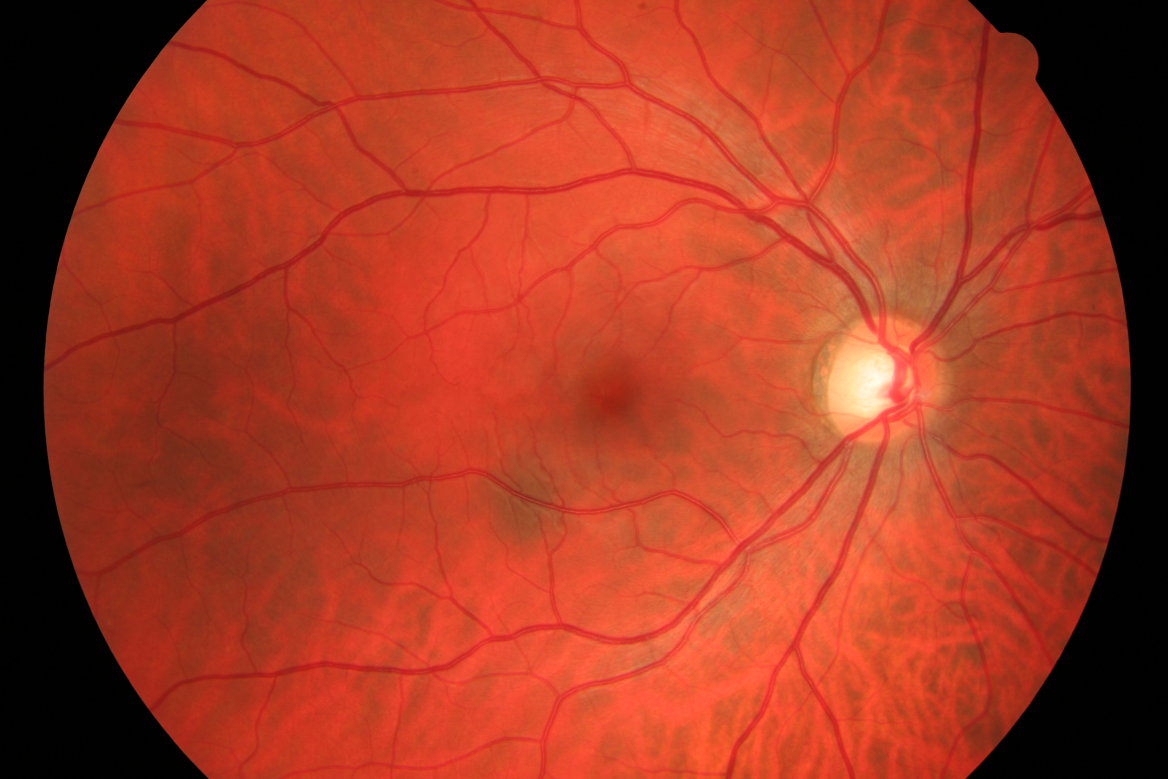
%> input picture dataset/01_h.jpg, 3504 x 2336 px (shown at 1/3 size)
$ octave run.m   (GNU Octave 9; MATLAB toolbox functions it lacks are replaced by stand-ins)
%> lines starting %> are read from the running program, lines starting %| are printed output that depends on the picture; in (x1, y1, x2, y2) boxes, pixels count from 0 and x2, y2 are one past the last pixel; in counts of white or black regions, pixels touching at a corner belong together; the program's own positions count from 1
### reduce.m
function I_new=reduce(I_old,a)
%% cpu implementation for reduce operator
%1d kernel filter
g=[0.25-a/2;0.25;a;0.25;0.25-a/2];
M=size(I_old);                        %define sizes
% frame for boundary conditions
A=zeros(M(1)+4, M(2)+4);
N=size(A);
% put image into frame
A(3:N(1)-2, 3:N(2)-2)=I_old;                    %boundary conditions
%left boundary (reflecting BC)
A(1,:)=A(4,:);
A(2,:)=A(3,:);
%upper boundary
A(:,1)=A(:,4);
A(:,2)=A(:,3);
%right boundary
A(N(1),:)=A(N(1)-3,:);
A(N(1)-1,:)=A(N(1)-2,:);
%lower boundary
A(:,N(2))=A(:,N(2)-3);
A(:,N(2)-1)=A(:,N(2)-2);
% 2 steb convolution with 1d kernel
% use separability of g-> (g*g)*I= g*(g*f)
A1 = conv2(A,g,'same');                         %convolution
A2 = conv2(A1,g','same');
%remove frame + upsampling
I_new= A2(4:2:end-2,4:2:end-2);                 %upsampling
end

### expand.m
function I_new=expand(I_old,a)
%% cpu implementation for expand operator
%1d kernel filters for 4 cases
g_uu=[0.25;0.25];                     %filter kernels
g1_ug=[0.25;0.25];
g2_ug=[0.25-a/2;a;0.25-a/2];
g_gg=[0.25-a/2;a;0.25-a/2];

M=size(I_old);
I_new=zeros(2*M(1),2*M(2));           %define sizes
% frame for boundary conditions
A=zeros(M(1)+2, M(2)+2);
N=size(A);
% put image into frame
A(2:N(1)-1, 2:N(2)-1)=I_old;
%left boundary (reflecting BC)
A(1,:)=A(2,:);
%upper boundary
A(:,1)=A(:,2);
%right boundary
A(N(1),:)=A(N(1)-1,:);
%lower boundary
A(:,N(2))=A(:,N(2)-1);
% 2 steb convolution with 1d kernels
% use separability of g-> (g*g)*I= g*(g*f)
%even/even
A1=conv2(A,g_gg,'same');
A2=conv2(A1,g_gg','same');
A3=A2(2:M(1)+1,2:M(2)+1);
I_new(2:2:end,2:2:end)=4*A3;
%odd/odd
A1=conv2(A,g_uu,'same');
A2=conv2(A1,g_uu','same');
A3=A2(1:M(1),1:M(2));
I_new(1:2:end,1:2:end)=4*A3;
%even/odd
A1=conv2(A,g1_ug,'same');
A2=conv2(A1,g2_ug','same');
A3=A2(1:M(1),2:M(2)+1);
I_new(1:2:end,2:2:end)=4*A3;
%odd/even
A1=conv2(A,g2_ug,'same');
A2=conv2(A1,g1_ug','same');
A3=A2(2:M(1)+1,1:M(2));
I_new(2:2:end,1:2:end)=4*A3;
end

### L_pyramid.m
function [L2,L3,L4]=L_pyramid(I_old,a,m)

G1=reduce(I_old,a);
G2=reduce(G1,a);
G3=reduce(G2,a);
G4=reduce(G3,a);

%G10=expand(G1,a);
G11=expand(G2,a);
G12=expand(G3,a);
G13=expand(G4,a);


%L1= I_old - G10;
L2= G1 - G11;
L3= G2 - G12;
L4= G3 - G13;

x=L2; % scale image for more contrast
xmin = min(min(x));
xmax = max(max(x));
x = round((m-1)*(x-xmin)/(xmax-xmin));
f = find(diff(sort([x(:); (0:m)'])));
f = f/max(f);
L_sc=f(x+1,1);
L2= reshape(L_sc,size(x,1),size(x,2),1);


x=L3; % scale image for more contrast
xmin = min(min(x));
xmax = max(max(x));
x = round((m-1)*(x-xmin)/(xmax-xmin));
f = find(diff(sort([x(:); (0:m)'])));
f = f/max(f);
L_sc=f(x+1,1);
L3= reshape(L_sc,size(x,1),size(x,2),1);


x=L4; % scale image for more contrast
xmin = min(min(x));
xmax = max(max(x));
x = round((m-1)*(x-xmin)/(xmax-xmin));
f = find(diff(sort([x(:); (0:m)'])));
f = f/max(f);
L_sc=f(x+1,1);
L4= reshape(L_sc,size(x,1),size(x,2),1);


end

### Conn_comp.m
function [S2,S3,S4]=Conn_comp(L2,L3,L4,T,k)

[counts,loc]=imhist(L2);
count2=cumsum(counts)/(size(L2,1)*size(L2,2));
T2=max(loc(count2 < T));
L_bw=zeros(size(L2,1),size(L2,2)); %binarize image
L_bw(L2<=T2)=255;

P=k*sqrt(size(L2,1)*size(L2,2));
label=bwlabel(L_bw);
label_size = regionprops(label, 'Area');
S2= ismember(label, find([label_size.Area] >=P));

[counts,loc]=imhist(L3);
count2=cumsum(counts)/(size(L3,1)*size(L3,2));
T2=max(loc(count2 < T2));
L_bw=zeros(size(L3,1),size(L3,2)); %binarize image
L_bw(L3<=T2)=255;

P=k*sqrt(size(L3,1)*size(L3,2));
label=bwlabel(L_bw);
label_size = regionprops(label, 'Area');
S3= ismember(label, find([label_size.Area] >=P));

[counts,loc]=imhist(L4);
count2=cumsum(counts)/(size(L4,1)*size(L4,2));
T2=max(loc(count2 < T2));
L_bw=zeros(size(L4,1),size(L4,2)); %binarize image
L_bw(L4<=T2)=255;

P=k*sqrt(size(L4,1)*size(L4,2));
label=bwlabel(L_bw);
label_size = regionprops(label, 'Area');
S4= ismember(label, find([label_size.Area] >=P));

end

### evaluation.m
function [sens,spec,acc]=evaluation(S,GT)

TP_1=zeros(size(S,1),size(S,2));
TP_1(GT==S)=1;
TP=(sum(sum(TP_1.*GT)));

FP_1=zeros(size(S,1),size(S,2));
FP_1(GT~=S)=1;
FP=(sum(sum(FP_1.*S)));

TN_1=zeros(size(S,1),size(S,2));
TN_1(GT==S)=1;
TN=(sum(sum(TN_1.*abs(S-1))));

FN_1=zeros(size(S,1),size(S,2));
FN_1(GT~=S)=1;
FN=(sum(sum(FN_1.*abs(S-1))));

total=TP+FP+TN+FN;
sens=TP/(TP+ FN); %sensitivity
spec=TN/(TN+ FP); %specificity
acc=(TP+TN)/total;%accuracy

end

### fusion.m
function S=fusion(S2,S3,S4,mask,a)

S_2=expand(S2,a);
S_3=expand(expand(S3,a),a);
S_4=expand(expand(expand(S4,a),a),a);

S_all=S_2+S_3+S_4;

S=zeros(size(S_2,1),size(S_2,2));
S(S_all>0.6)=1;

mask=imerode(mask,strel('line',9,1));
mask=double(mask);
S=S.*mask;
end

### run.m
% This code accompanies the paper:
% Real-Time Retinal Vessel Segmentation on High-Resolution Fundus Images Using Laplacian Pyramids
% R. Dachsel, A. Jöster, M. Breuß
% Pacific-Rim Symposium on Image and Video Technology 2019

% Please cite the paper above if you use the code.

% Written by R. Dachsel
% Brandenburg Technical University
% (c) 2019


clc, close all, clear all
addpath('./dataset')

%% load fundus image
I=imread('01_h.jpg');
GT=imread('01_h.tif');
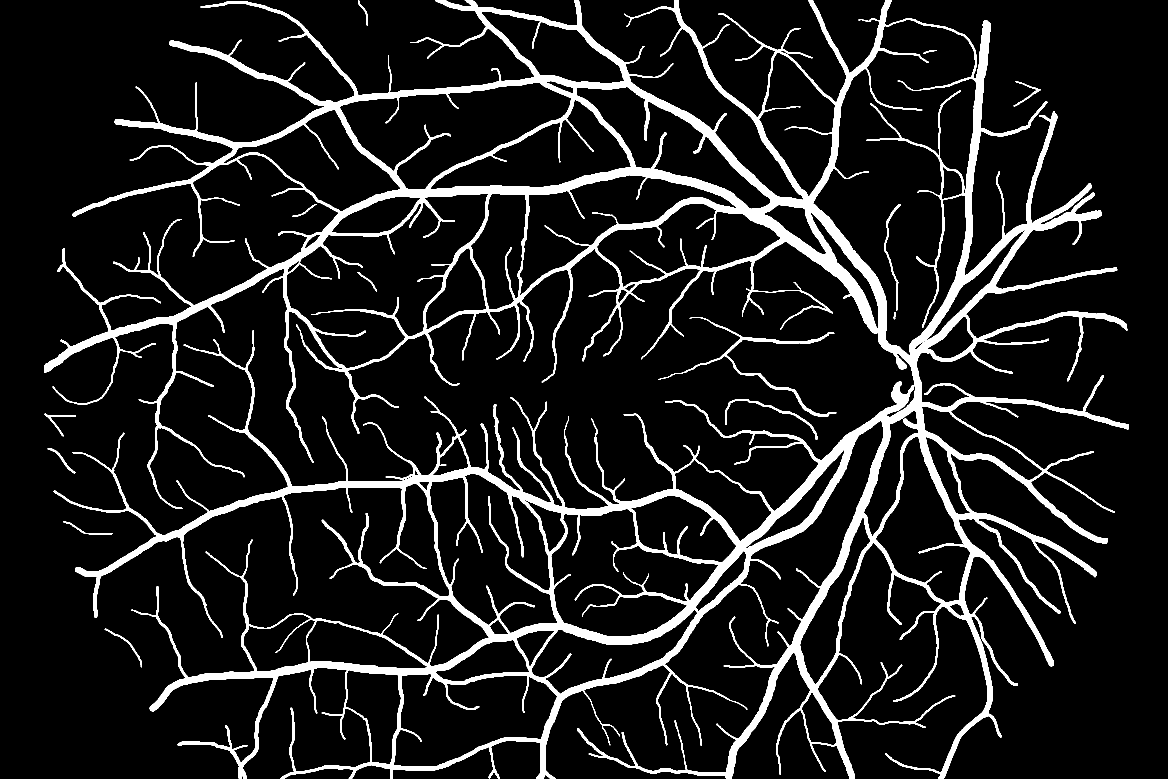
%> input picture dataset/01_h.tif, 3504 x 2336 px (shown at 1/3 size)
%> GT is the input picture: size 2336x3504 uint8; 10.2% white; 14 white regions, largest, box (x1, y1, x2, y2) and area: (133, 0, 3386, 2336) 818953, (1975, 952, 2509, 1251) 6937, (2175, 1197, 2452, 1320) 1921
mask=imread('01_h_mask.tif');
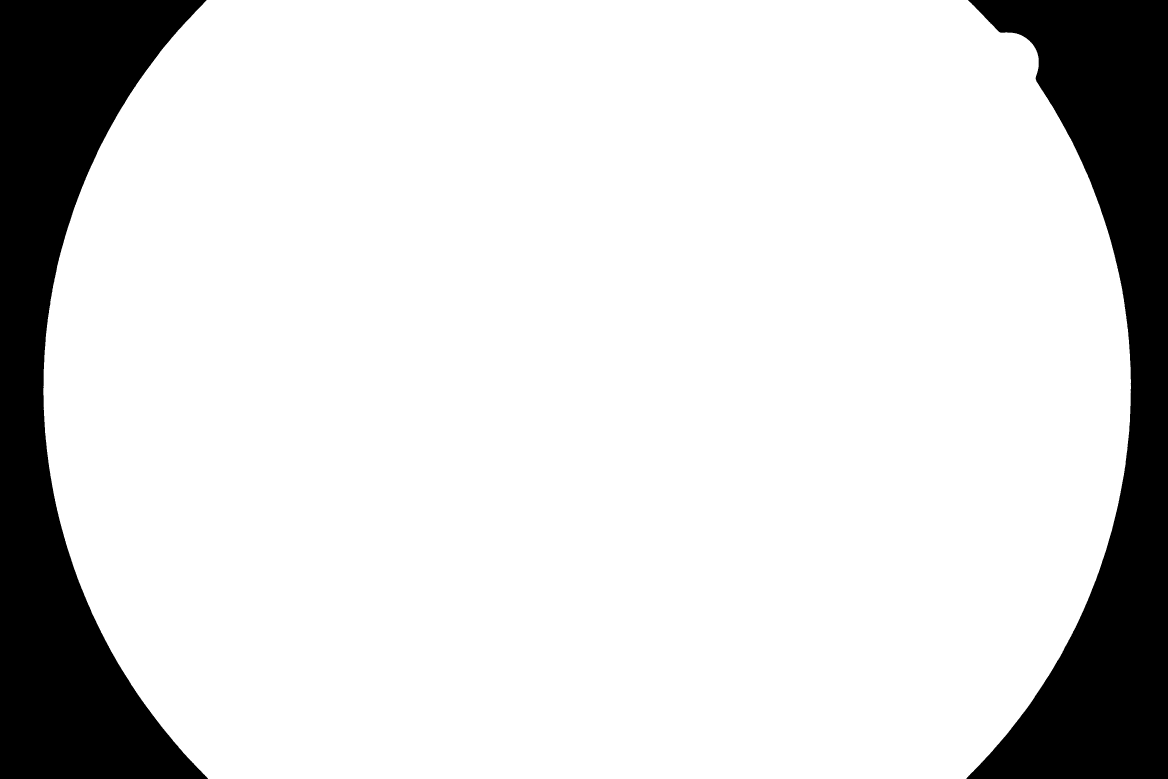
%> input picture dataset/01_h_mask.tif, 3504 x 2336 px (shown at 1/3 size)

mask=mask(:,:,1);
%> mask: size 2336x3504 uint8; 84.5% white; 2 black regions, box (x1, y1, x2, y2) and area: (0, 0, 624, 2336) 662028, (2899, 0, 3504, 2336) 609533
mask=(mask/255);
GT=double(GT/255);
I=I(:,:,2); %green channel-> best contrast
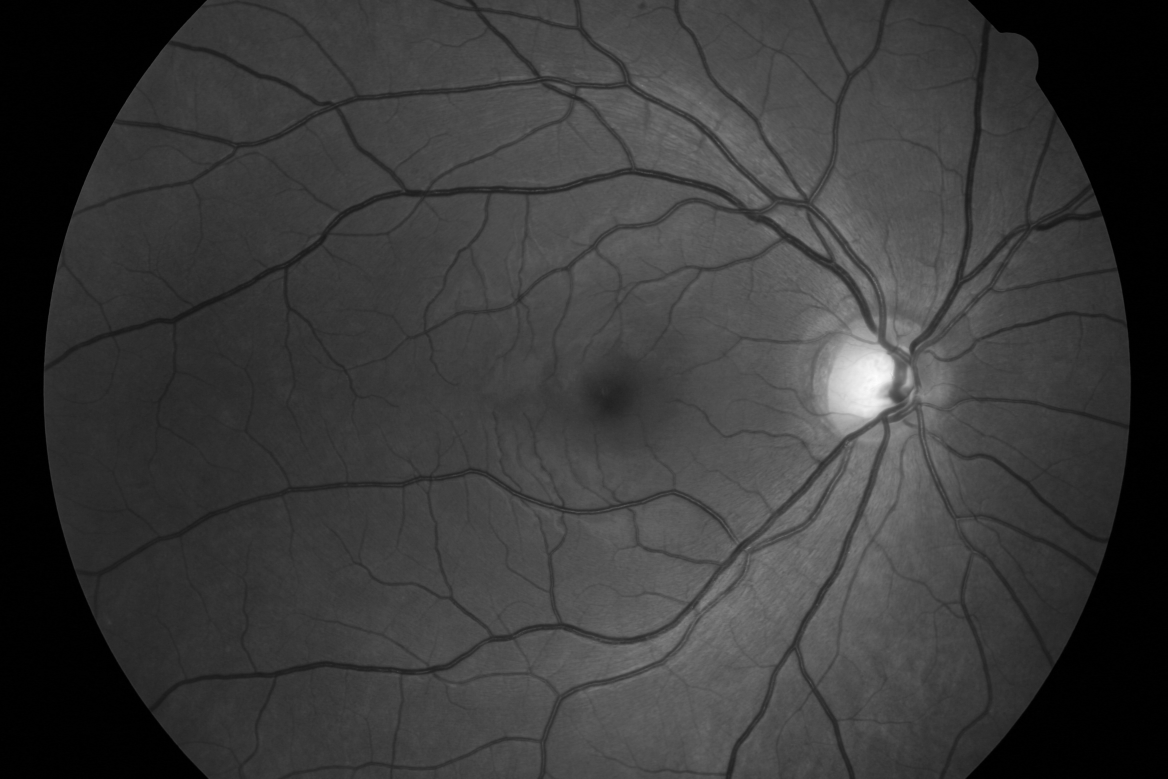
%> I: size 2336x3504 uint8 (shown at 1/3 size); min 0, max 255, mean 58.1
I=double(I);
%> I: size 2336x3504 double

%% Parameters
a=0.3;   % free paramter
m=512;   %contrast colors
T=0.10;  % binarization threshold
k=0.056; %connected components


%% Laplace Pyramid framework
[L2,L3,L4]=L_pyramid(I,a,m);
%> in L_pyramid, `xmin = min(min(x));`: xmin = -23.49
%> in L_pyramid, `xmax = max(max(x));`: xmax = 21.21
%> in L_pyramid, `f = find(diff(sort([x(:); (0:m)'])));`: f = 512 values from 2 to 2046848
%> in L_pyramid, `f = f/max(f);`: f = 512 values from 9.77e-07 to 1
%> in L_pyramid, `xmin = min(min(x));`: xmin = -20.84
%> in L_pyramid, `xmax = max(max(x));`: xmax = 23.75
%> in L_pyramid, `f = find(diff(sort([x(:); (0:m)'])));`: f = 512 values from 2 to 512096
%> in L_pyramid, `f = f/max(f);`: f = 512 values from 3.91e-06 to 1
%> in L_pyramid, `xmin = min(min(x));`: xmin = -28.6
%> in L_pyramid, `xmax = max(max(x));`: xmax = 30.99
%> in L_pyramid, `f = find(diff(sort([x(:); (0:m)'])));`: f = 512 values from 2 to 128408
%> in L_pyramid, `f = f/max(f);`: f = 512 values from 1.56e-05 to 1
[S2,S3,S4]=Conn_comp(L2,L3,L4,T,k);
%> in Conn_comp, `[counts,loc]=imhist(L2);`: counts = 256 values, max 93071 at index 137, min 0 at index 22, mean 7993.5; loc = 256 values from 0 to 1
%> in Conn_comp, `count2=cumsum(counts)/(size(L2,1)*size(L2,2));`: count2 = 256 values from 0.00181 to 1
%> in Conn_comp, `T2=max(loc(count2 < T));`: T2 = 0.102
%> in Conn_comp, `label_size = regionprops(label, 'Area');`: label_size = 20055 items
%> in Conn_comp, `[counts,loc]=imhist(L3);`: counts = 256 values, max 27686 at index 132, min 0 at index 28, mean 1998.4
%> in Conn_comp, `count2=cumsum(counts)/(size(L3,1)*size(L3,2));`: count2 = 256 values from 0.00172 to 1
%> in Conn_comp, `T2=max(loc(count2 < T2));`: T2 = 0.098
%> in Conn_comp, `label_size = regionprops(label, 'Area');`: label_size = 2905 regions; largest, Area: 25947, 1893, 1888, 1850, 503
%> in Conn_comp, `[counts,loc]=imhist(L4);`: counts = 256 values, max 11909 at index 124, min 0 at index 30, mean 499.6
%> in Conn_comp, `count2=cumsum(counts)/(size(L4,1)*size(L4,2));`: count2 = 256 values from 0.00124 to 1
%> in Conn_comp, `label_size = regionprops(label, 'Area');`: label_size = 407 regions; largest, Area: 6599, 853, 836, 482, 357
S=fusion(S2,S3,S4,mask,a);

%% Evaluation and Plot
[sens,spec,acc]=evaluation(S,GT);
%> in evaluation, `TP=(sum(sum(TP_1.*GT)));`: TP = 629265
%> in evaluation, `FP=(sum(sum(FP_1.*S)));`: FP = 157236
%> in evaluation, `TN=(sum(sum(TN_1.*abs(S-1))));`: TN = 7194220
%> in evaluation, `FN=(sum(sum(FN_1.*abs(S-1))));`: FN = 204623
%> in evaluation, `total=TP+FP+TN+FN;`: total = 8185344
%> in evaluation, `sens=TP/(TP+ FN);`: sens = 0.755
%> in evaluation, `spec=TN/(TN+ FP);`: spec = 0.979
%> in evaluation, `acc=(TP+TN)/total;`: acc = 0.956
%> sens = 0.755; spec = 0.979; acc = 0.956
imtool(S)
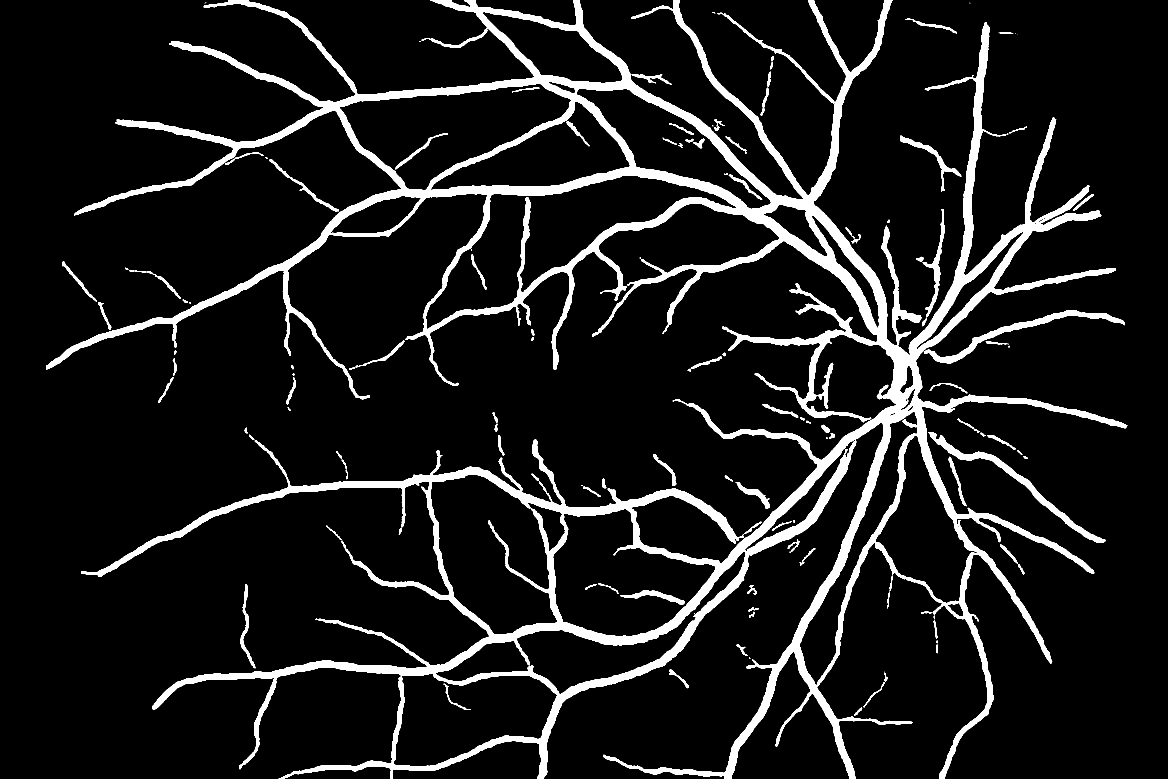
%> displayed picture: size 2336x3504, on the screen's scale of 0 to 255 (shown at 1/3 size); 9.6% white; 155 white regions (25 under 20 px), largest, box (x1, y1, x2, y2) and area: (138, 0, 3382, 2336) 716319, (2786, 1296, 3317, 1629) 10898, (2772, 931, 3375, 1090) 10250
